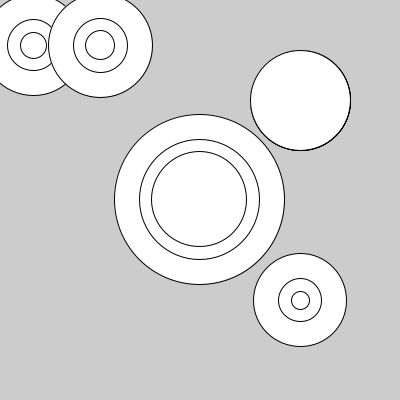
Frame 1 (no input)
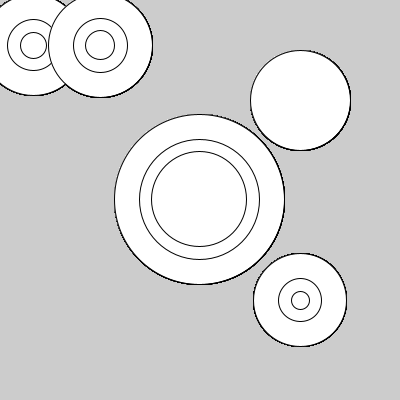
Frame 60 (the mouse pressed at the canvas centre just before this capture)
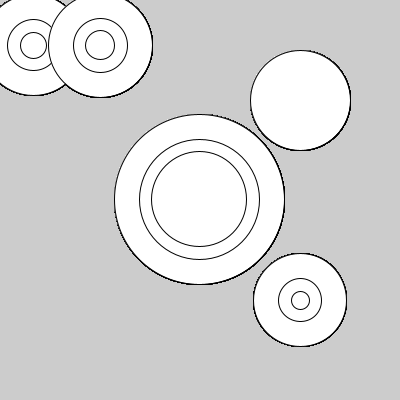
Frame 120 (the mouse held since frame 60 and released just before this capture)

The Processing sketch that drew these frames (run headless with seeded random() and noise(); from frame 60 on, the mouse is pressed at the canvas centre):

// Processing sketch: aula06_g1_exe3
// ── aula06_g1_exe3.pde
void setup(){
size(400,400);
}
void draw(){
  minhoca(33,45,1);
  minhoca(100,45,4);
  minhoca(199,199,70);
  minhoca(300,300,-7);
}
void minhoca(int a, int b, int t){
ellipse(a,b,100+t,100+t);
ellipse(a,b,50+t,50+t);
ellipse(a,b,25+t,25+t);
ellipse(300,100,100,100);
}
